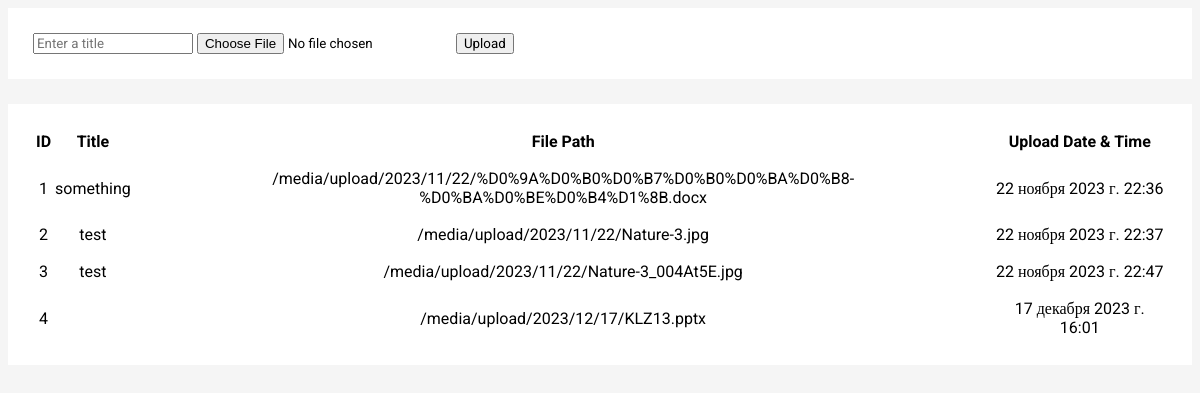
Page /upload/ on the committed database.
### app_load/models.py (models this page shows, shortened)
class Document(models.Model):
    title = models.CharField(max_length=200, verbose_name='Заголовок')
    uploadedFile = models.FileField(
        upload_to="upload/%Y/%m/%d/", verbose_name='Файл')
    dateTimeOfUpload = models.DateTimeField(
        auto_now=True, verbose_name='Время создания')
    class Meta:
        verbose_name = 'Загруженный файл'
        verbose_name_plural = 'Загруженные файлы'

### app_load/views.py (the view)
# urls.py: path('', uploadFile, name='upload'),
def uploadFile(request):
    if request.method == "POST":
        fileTitle = request.POST["fileTitle"]
        uploadedFile = request.FILES["uploadedFile"]
        document = models.Document(title=fileTitle, uploadedFile=uploadedFile)
        document.save()
    documents = models.Document.objects.all()
    return render(request, "app_load/upload-file.html", context={"files": documents})

### app_load/templates/app_load/upload-file.html (shortened to what this page needs)
<!DOCTYPE html>
<html lang="en">
  <head>
    {% load static %}
  </head>
  <body>
    <form
      action="{% url 'upload' %}"
      method="POST"
      enctype="multipart/form-data"
    >
      <input type="text" name="fileTitle" placeholder="Enter a title" />
      <input type="file" name="uploadedFile" />
      <input type="submit" value="Upload" />
    </form>
    <table>
      <tr>
        <th>ID</th>
        <th>Title</th>
        <th>File Path</th>
        <th>Upload Date & Time</th>
      </tr>
      {% for file in files %}
      <tr>
        <td>{{ file.id }}</td>
        <td>{{ file.title }}</td>
        <td>{{ file.uploadedFile.url }}</td>
        <td>{{ file.dateTimeOfUpload }}</td>
      </tr>
      {% endfor %}
    </table>
  </body>
</html>

### app_load/templates/app_load/upload-file.html (style rules this page uses)
* { font-family: "Roboto"; }
body { background-color: #f5f5f5; }
form { background-color: #ffffff; padding: 25px; }
table { width: 100%; text-align: center; margin-top: 25px; padding: 25px; background-color: #ffffff; }
table tr td { padding-top: 15px; }

### rows in the picture
Document: id "1", title "something", uploadedFile "/media/upload/2023/11/22/%D0%9A%D0%B0%D0%B7%D0%B0%D0%BA%D0%B8-%D0%BA%D0%BE%D0%B4%D1%8B.docx", dateTimeOfUpload "22 ноября 2023 г. 22:36"
Document: id "2", title "test", uploadedFile "/media/upload/2023/11/22/Nature-3.jpg", dateTimeOfUpload "22 ноября 2023 г. 22:37"
Document: id "3", title "test", uploadedFile "/media/upload/2023/11/22/Nature-3_004At5E.jpg", dateTimeOfUpload "22 ноября 2023 г. 22:47"
Document: id "4", uploadedFile "/media/upload/2023/12/17/KLZ13.pptx", dateTimeOfUpload "17 декабря 2023 г. 16:01"
